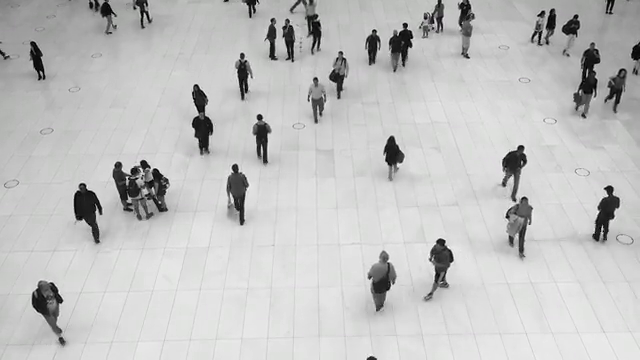
#> input picture frame 34 of body-detection/body.mp4, 640 x 360 px
$ python body_detection_videos.py
#> lines starting #> are read from the running program, lines starting #| are printed output that depends on the picture; after the words box and inside, x2 and y2 are one past the last pixel; in counts of white or black regions, pixels touching at a corner belong together
import cv2

vid = cv2.VideoCapture('body.mp4')
body_cascade = cv2.CascadeClassifier("fullbody.xml")

while 1:
    ret, frame = vid.read()
#> frame is the input picture: shape (360, 640, 3); mean B, G, R 193.5, 193.8, 193.6
    gray = cv2.cvtColor(frame, cv2.COLOR_BGR2GRAY)
    bodies = body_cascade.detectMultiScale(gray)
#> bodies = [[299, 64, 35, 70], [258, 10, 29, 58], [376, 126, 31, 63], [324, 43, 30, 61], [244, 102, 33, 66], [424, 228, 33, 66], [361, 249, 36, 73], [487, 154, 57, 114], [190, 65, 91, 182]]

    for (x,y,w,h) in bodies:
        cv2.rectangle(frame, (x, y),(x+w, y+h), (0, 0, 255), 2)
#> this loop made 9 passes
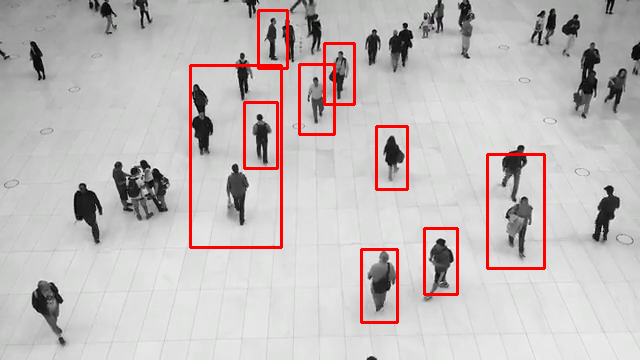
#> frame: shape (360, 640, 3); 2.91% of pixels changed, all inside (x1, y1, x2, y2) = (189, 9, 546, 324)

    cv2.imshow('People Capture', frame)

    if cv2.waitKey(5) & 0xFF == ord('q'):
#> (key q is pressed here)
        break

vid.release()
cv2.destroyAllWindows()

$ run again, starting later in the video
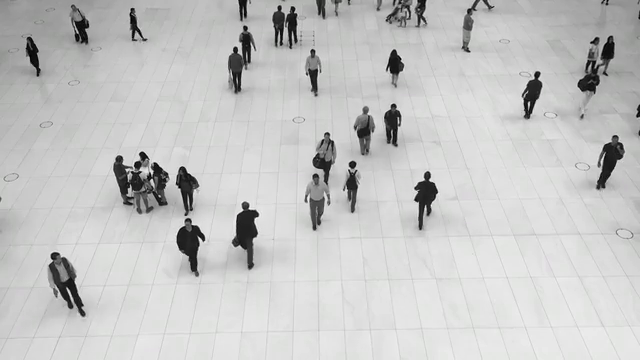
#> input picture frame 153 of body-detection/body.mp4, 640 x 360 px
#> frame is the input picture: shape (360, 640, 3); mean B, G, R 196.6, 196.9, 196.7
#> bodies = [[381, 43, 27, 53], [266, 2, 24, 48], [377, 93, 30, 60], [348, 99, 31, 62], [218, 29, 36, 71], [297, 37, 33, 67], [336, 155, 31, 62], [405, 162, 36, 72], [295, 160, 40, 81], [225, 197, 41, 82], [167, 204, 42, 85]]
#> the loop `for (x,y,w,h) in bodies:` made 11 passes
#> after the loop `for (x,y,w,h) in bodies:`:
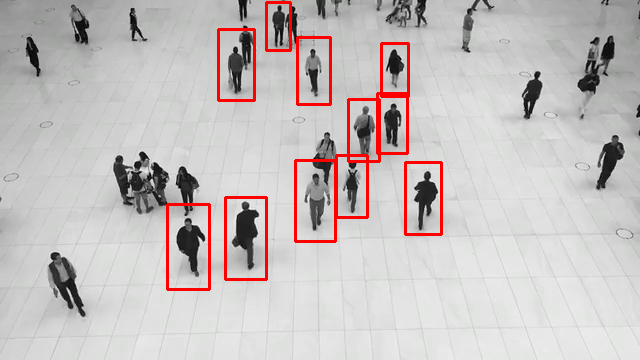
#> frame: shape (360, 640, 3); 2.78% of pixels changed, all inside (x1, y1, x2, y2) = (166, 1, 443, 291)

$ run again, starting later in the video
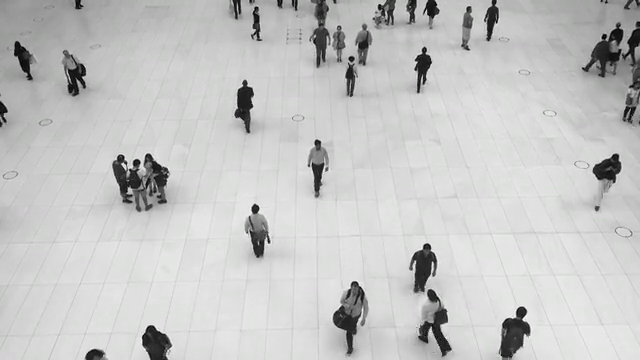
#> input picture frame 272 of body-detection/body.mp4, 640 x 360 px
#> frame is the input picture: shape (360, 640, 3); mean B, G, R 196.9, 197.3, 197
#> bodies = [[330, 31, 38, 76], [404, 33, 32, 65], [303, 10, 33, 65], [299, 131, 36, 73], [227, 73, 33, 66], [237, 193, 39, 79]]
#> the loop `for (x,y,w,h) in bodies:` made 6 passes
#> after the loop `for (x,y,w,h) in bodies:`:
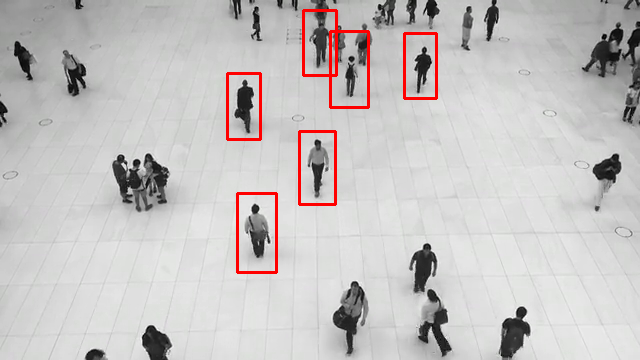
#> frame: shape (360, 640, 3); 1.64% of pixels changed, all inside (x1, y1, x2, y2) = (226, 9, 438, 274)
